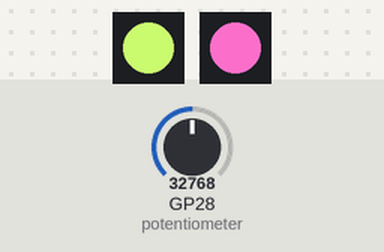
A program run on a simulated Raspberry Pi Pico running MicroPython. Shown: 2 × 1 RGB LEDs in strip order, left to right. The test bench sets the inputs (shaded band); at power-on: GP28 (potentiometer) = 32768 (analog values on the 0–65535 scale). Dim RGB values are drawn brighter than linear; random numbers come from a fixed seed; what the program prints to the serial console is not drawn.

Above: at 1.2 s.
1.3 s: GP28 (potentiometer) set to 7864
At 1.56 s:
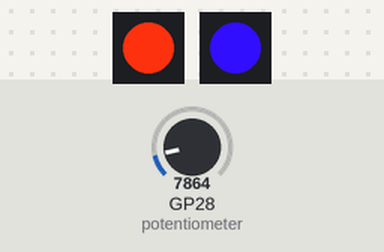
At 2.28 s:
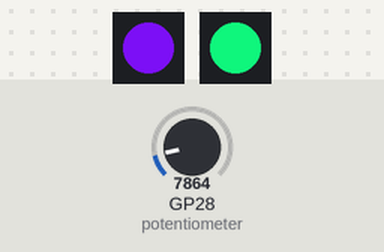
4.3 s: GP28 (potentiometer) set to 0
At 5.33 s:
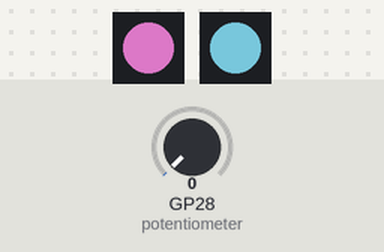
Timing chart, 0 to 5.4 s (numbered marks = the images above; inputs shaded):
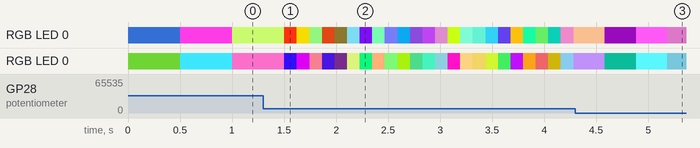

The program:

Day7d.py
```python
# Imports
import time
from machine import Pin, ADC
from neopixel import NeoPixel
import random

# Define the LED pin number (2) and number of LEDs (1)
GRBled1 = NeoPixel(Pin(2), 1) # GRB LED1
GRBled2 = NeoPixel(Pin(5), 1) # GRB LED2

# Set up the slider on ADC pin 28
potentiometer = ADC(Pin(28))

# Define some GRB colour variables
white = 240,140,255 #White-ish!
red = 0,255,0
green = 255,0,0
blue = 0,0,255
yellow = 255,175,150
orange = 238, 223, 105
pink = 150,150,200
purple = 40,100,255
iceblue = 150,25,200
unicorn = 175,150,255
bogey = 215, 100, 0

while True: # Loop forever

    print("Slider Reading: ", potentiometer.read_u16()) # Read the potentiometer value

    reading = potentiometer.read_u16()

    time_delay = reading / 65535

    print("Delay: ", time_delay)

    r = random.randint(0,255)
    g = random.randint(0,255)
    b = random.randint(0,255)

    GRBled1.fill((g, r, b))
    GRBled1.write()
    GRBled2.fill((r, b, g))
    GRBled2.write()

    time.sleep(time_delay) # Short delay until the next reading
```
